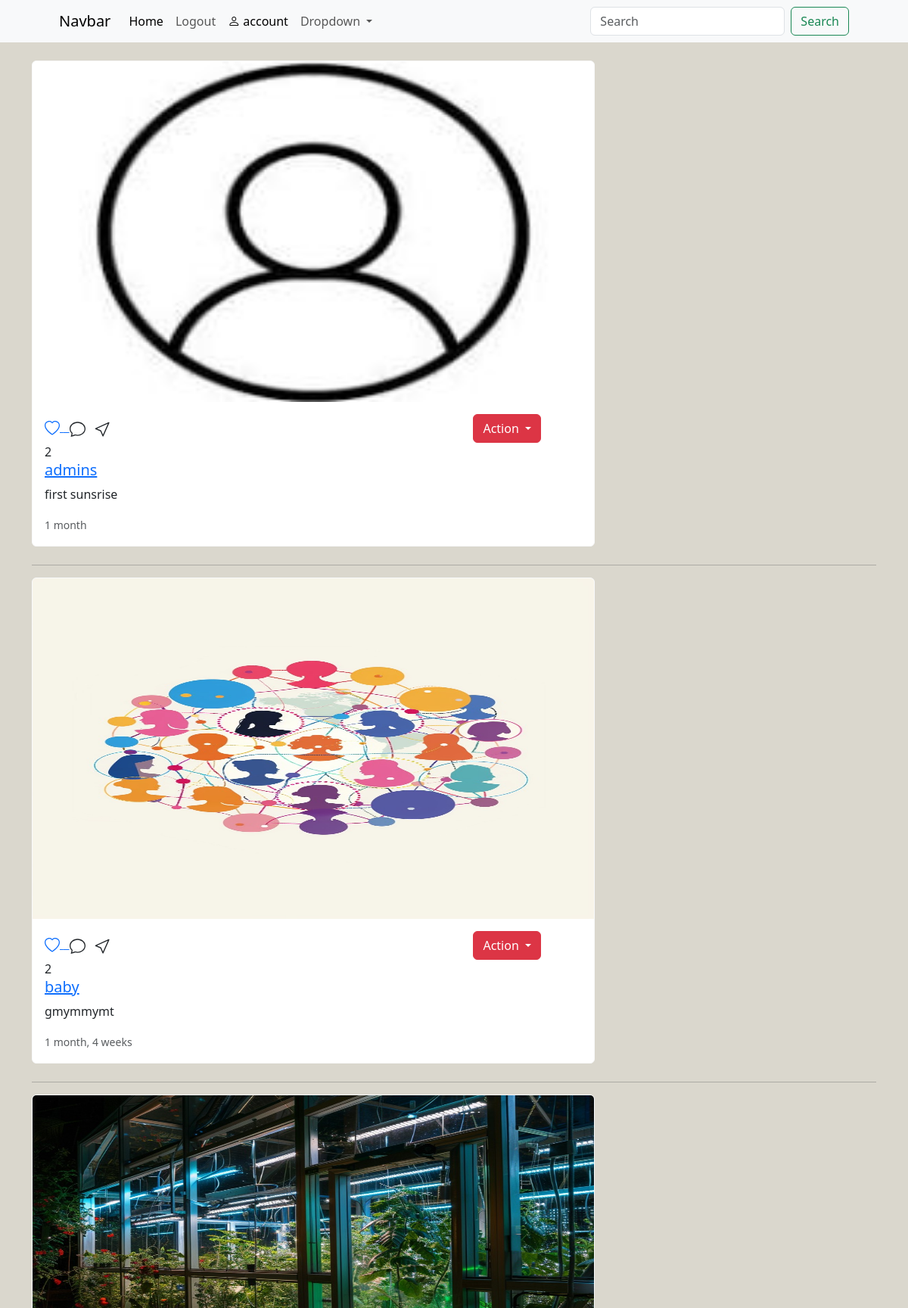
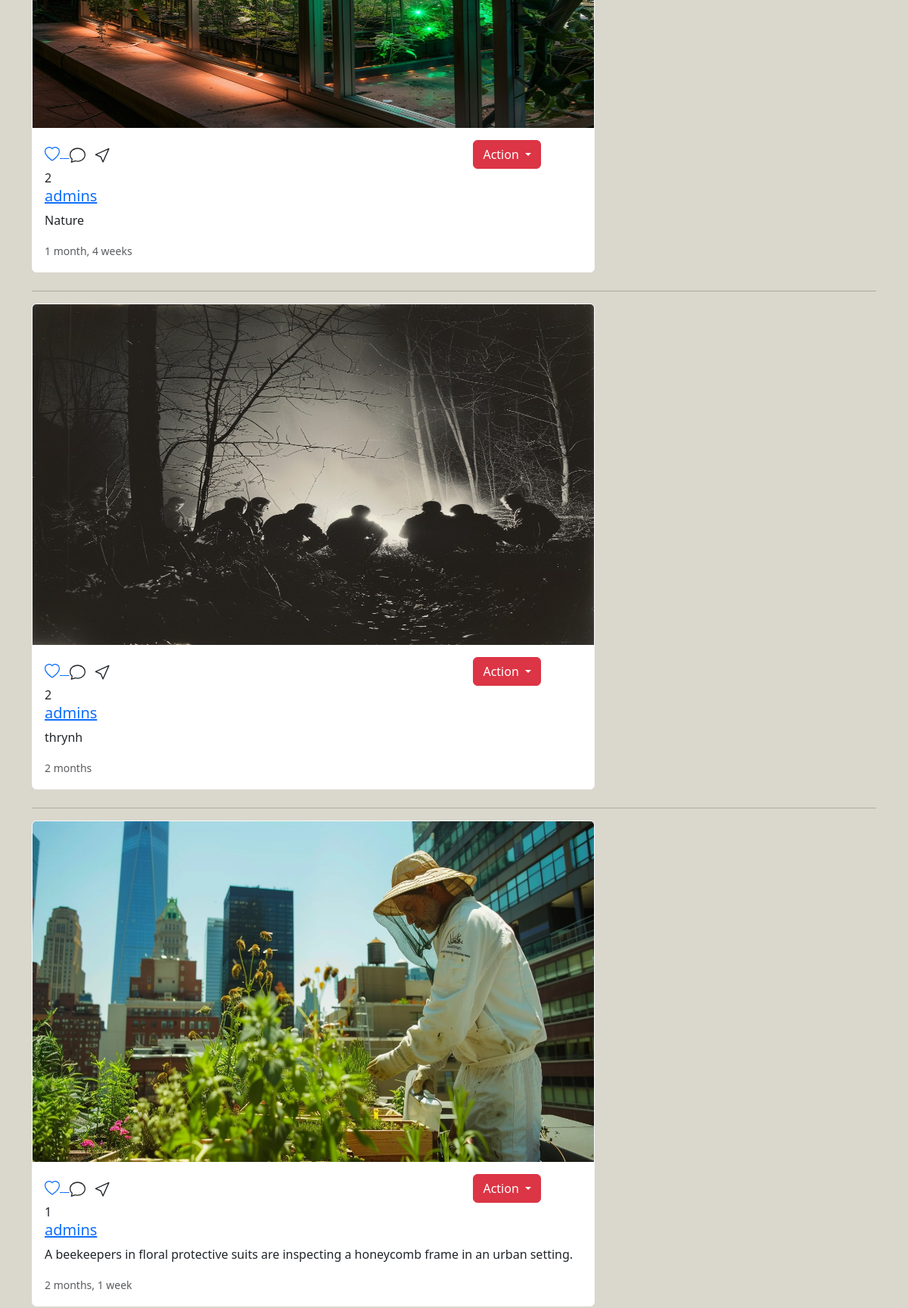
Screenshot of / (signed in, upper part) with the database file from the repository (2 pictures, top to bottom).
### main/models.py (models this page shows, shortened)
class Post(models.Model):
    user = models.ForeignKey(User,on_delete=models.CASCADE)
    image = models.ImageField(upload_to='posts/')
    caption = models.TextField(blank=True)
    create_at = models.DateTimeField(auto_now_add=True)
    likes = models.IntegerField(default=0)

### main/views.py (the view)
# urls.py: 2. Add a URL to urlpatterns:  path('', views.home, name='home')
def home(request):
    posts = Post.objects.all().order_by('-create_at')
    context = {"posts":posts,}
    return render(request,'home.html',context)

### templates/home.html (shortened to what this page needs)
{% extends 'partial/main.html' %}
{% load static %}
{% block content %}
<br>
<div class="container">
    <div class="row">
        <div class="col-12">
            {% for post in posts%}
            <div class="card col-sm-8 mb-4 card border-light">
                <a href="{% url 'post_detail' post.id %}"><img src="{{post.image.url}}" class="card-img-top" alt="..." height="450"></a>
                <div class="card-body">
                    <div class="run">
                        <a href="{% url 'like_detail' post.id %}">
                        </a>
                            <div class="btn-group">
                                <button type="button" class="btn btn-danger dropdown-toggle" data-bs-toggle="dropdown" aria-expanded="false">
                                  Action
                                </button>
                            </div>
                    </div>
                    {{post.likes}}
                <a href="{% url 'profile' post.user.username %}"><h5 class="card-title">{{post.user}}</h5> </a>
                <p class="card-text">{{post.caption}}</p>
                <p class="card-text"><small class="text-body-secondary">{{post.create_at|timesince}}</small></p>
                </div>
            </div>
            <hr>
            {% endfor %}
        </div>
</div>
{% endblock %}

### static/css/style.css (style rules this page uses)
.body { background-color: #dad7cd; }

### rows the page displays
Post: image (picture), likes "2", user "admins", caption "first sunsrise", create_at "1 month"
Post: image (picture), likes "2", user "baby", caption "gmymmymt", create_at "1 month, 4 weeks"
Post: image (picture), likes "2", user "admins", caption "Nature", create_at "1 month, 4 weeks"
Post: image (picture), likes "2", user "admins", caption "thrynh", create_at "2 months"
Post: image (picture), likes "1", user "admins", caption "A beekeepers in floral protective suits are inspecting a honeycomb frame in an urban setting.", create_at "2 months, 1 week"
